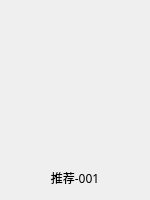
<?xml version="1.0" encoding="UTF-8"?>
<ui version="4.0">
 <class>RecBoxItem</class>
 <widget class="QWidget" name="RecBoxItem">
  <property name="geometry">
   <rect>
    <x>0</x>
    <y>0</y>
    <width>150</width>
    <height>200</height>
   </rect>
  </property>
  <property name="windowTitle">
   <string>Form</string>
  </property>
  <property name="styleSheet">
   <string notr="true">QPushButton
{
	background-color:rgba(0,0,0,0);
}</string>
  </property>
  <layout class="QVBoxLayout" name="verticalLayout">
   <item>
    <widget class="QWidget" name="musicImageBox" native="true">
     <property name="minimumSize">
      <size>
       <width>0</width>
       <height>150</height>
      </size>
     </property>
     <property name="maximumSize">
      <size>
       <width>16777215</width>
       <height>150</height>
      </size>
     </property>
     <property name="styleSheet">
      <string notr="true">border-radius:6px;</string>
     </property>
     <widget class="QLabel" name="recMusicImage">
      <property name="geometry">
       <rect>
        <x>0</x>
        <y>0</y>
        <width>150</width>
        <height>150</height>
       </rect>
      </property>
      <property name="styleSheet">
       <string notr="true"/>
      </property>
      <property name="text">
       <string/>
      </property>
     </widget>
     <widget class="QPushButton" name="recMusicBt">
      <property name="geometry">
       <rect>
        <x>30</x>
        <y>40</y>
        <width>71</width>
        <height>61</height>
       </rect>
      </property>
      <property name="cursor">
       <cursorShape>PointingHandCursor</cursorShape>
      </property>
      <property name="styleSheet">
       <string notr="true">#recMusicBt
{
	border:none;

}</string>
      </property>
      <property name="text">
       <string/>
      </property>
     </widget>
    </widget>
   </item>
   <item>
    <widget class="QLabel" name="recBoxItemText">
     <property name="font">
      <font>
       <family>黑体</family>
      </font>
     </property>
     <property name="text">
      <string>推荐-001</string>
     </property>
     <property name="alignment">
      <set>Qt::AlignCenter</set>
     </property>
    </widget>
   </item>
  </layout>
 </widget>
 <resources/>
 <connections/>
</ui>
